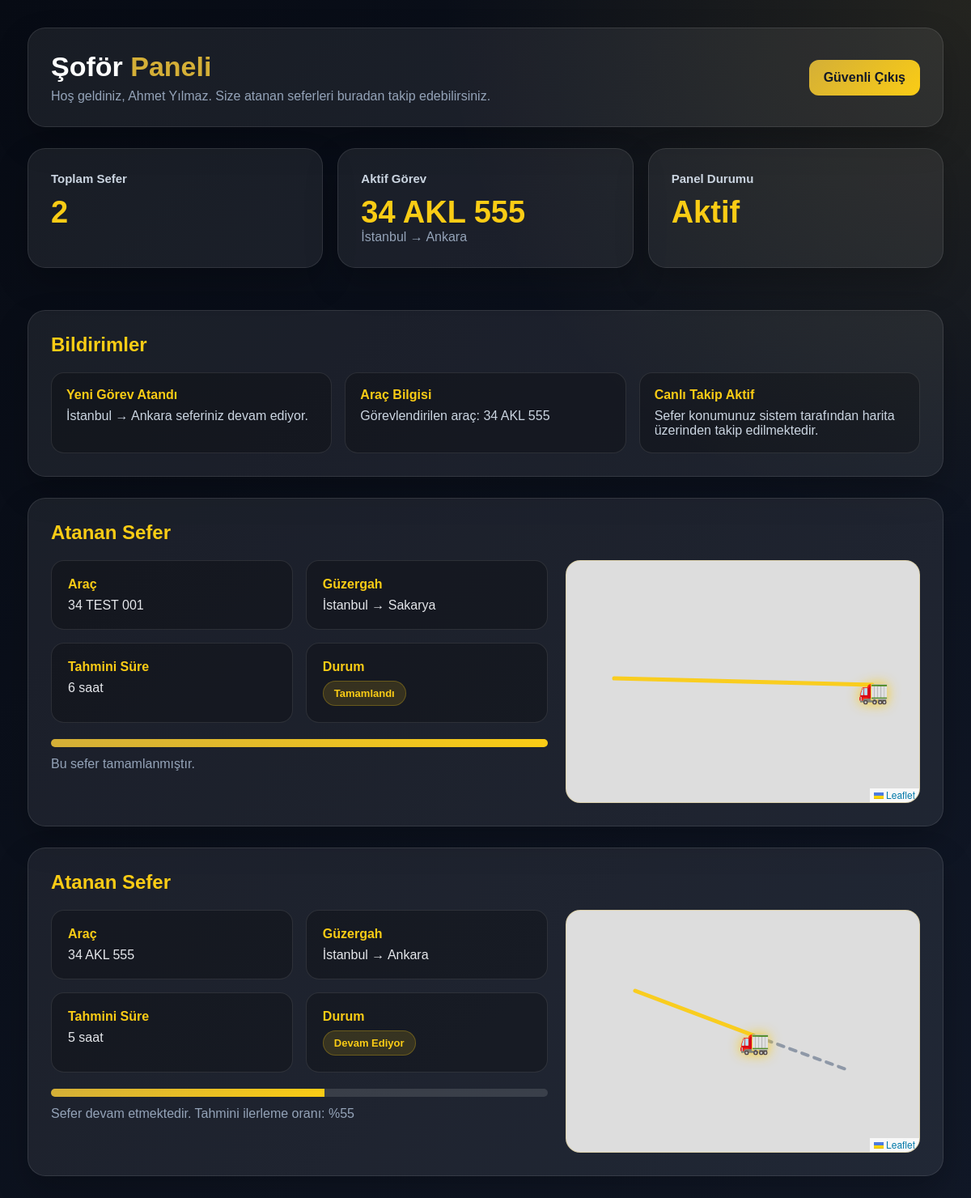
The page /sofor-panel/ (signed in) on the database its author committed.
### lojistik/models.py (models this page shows, shortened)
class Sofor(models.Model):
    user = models.OneToOneField(
        User,
        on_delete=models.CASCADE,
        null=True,
        blank=True
    )
    ad_soyad = models.CharField(max_length=100)
    telefon = models.CharField(max_length=20)
    ehliyet_no = models.CharField(max_length=30)

class Sefer(models.Model):
    arac = models.ForeignKey(Arac, on_delete=models.CASCADE)
    sofor = models.ForeignKey(Sofor, on_delete=models.CASCADE)
    cikis_noktasi = models.CharField(max_length=100)
    varis_noktasi = models.CharField(max_length=100)
    tahmini_sure = models.IntegerField()
    durum = models.CharField(max_length=30)

class Arac(models.Model):
    plaka = models.CharField(max_length=20)
    marka = models.CharField(max_length=50)
    model = models.CharField(max_length=50)
    durum = models.CharField(max_length=20)

### lojistik/views.py (the view)
# urls.py: path('sofor-panel/', views.sofor_panel, name='sofor_panel'),
@login_required
def sofor_panel(request):
    try:
        sofor = Sofor.objects.get(user=request.user)
    except Sofor.DoesNotExist:
        return redirect('/dashboard/')
    return render(request, 'sofor_panel.html', {
        'sofor': sofor,
        'seferler': Sefer.objects.filter(sofor=sofor)
    })

### lojistik/templates/sofor_panel.html (shortened to what this page needs)
<!DOCTYPE html>
<html lang="tr">
<head>
    <link rel="stylesheet" href="https://unpkg.com/leaflet/dist/leaflet.css">
</head>
<body>
<div class="page">
    <div class="topbar">
        <div>
            <h1>Şoför <span>Paneli</span></h1>
            <p>Hoş geldiniz, {{ sofor.ad_soyad }}. Size atanan seferleri buradan takip edebilirsiniz.</p>
        </div>
        <a class="logout" href="/sofor-cikis/">Güvenli Çıkış</a>
    </div>
    <div class="summary">
        <div class="summary-card">
            <h3>Toplam Sefer</h3>
            <p>{{ seferler|length }}</p>
        </div>
        <div class="summary-card">
    <h3>Aktif Görev</h3>
    {% for sefer in seferler %}
        {% if sefer.durum == "Devam Ediyor" %}
            <p>{{ sefer.arac.plaka }}</p>
            <span style="color:#94a3b8;">
                {{ sefer.cikis_noktasi }} → {{ sefer.varis_noktasi }}
            </span>
        {% endif %}
    {% empty %}
        <p>0</p>
    {% endfor %}
</div>
        <div class="summary-card">
            <h3>Panel Durumu</h3>
            <p>Aktif</p>
        </div>
    </div>
    <div class="notification-card">
    <h2>Bildirimler</h2>
    <div class="notifications">
        {% for sefer in seferler %}
            {% if sefer.durum == "Devam Ediyor" %}
                <div class="notice">
                    <strong>Yeni Görev Atandı</strong>
                    {{ sefer.cikis_noktasi }} → {{ sefer.varis_noktasi }} seferiniz devam ediyor.
                </div>
                <div class="notice">
                    <strong>Araç Bilgisi</strong>
                    Görevlendirilen araç: {{ sefer.arac.plaka }}
                </div>
                <div class="notice">
                    <strong>Canlı Takip Aktif</strong>
                    Sefer konumunuz sistem tarafından harita üzerinden takip edilmektedir.
                </div>
            {% endif %}
        {% endfor %}
    </div>
</div>
    {% for sefer in seferler %}
    <div class="card">
        <h2>Atanan Sefer</h2>
        <div class="sefer-layout">
            <div>
                <div class="info-grid">
                    <div class="info-box">
                        <strong>Araç</strong>
                        {{ sefer.arac.plaka }}
                    </div>
                    <div class="info-box">
                        <strong>Güzergah</strong>
                        {{ sefer.cikis_noktasi }} → {{ sefer.varis_noktasi }}
                    </div>
                    <div class="info-box">
                        <strong>Tahmini Süre</strong>
                        {{ sefer.tahmini_sure }} saat
                    </div>
                    <div class="info-box">
                        <strong>Durum</strong>
                        <span class="status">{{ sefer.durum }}</span>
                    </div>
                </div>
                <div class="progress">
                    {% if sefer.durum == "Tamamlandı" %}
                        <span style="width:100%;"></span>
                    {% else %}
                        <span style="width:55%;"></span>
                    {% endif %}
                </div>
                <p class="note">
                    {% if sefer.durum == "Tamamlandı" %}
                        Bu sefer tamamlanmıştır.
                    {% else %}
                        Sefer devam etmektedir. Tahmini ilerleme oranı: %55
                    {% endif %}
                </p>
            </div>
            <div>
                <div id="map{{ forloop.counter }}" class="mini-map"></div>
            </div>
        </div>
    </div>
    {% empty %}
    <div class="card">
        <h2>Atanmış Sefer Yok</h2>
        <p>Şu anda size atanmış aktif veya geçmiş bir sefer bulunmamaktadır.</p>
    </div>
    {% endfor %}
</div>
</body>
</html>

### lojistik/templates/sofor_panel.html (style rules this page uses)
* { box-sizing: border-box; }
body { margin: 0; font-family: Arial, sans-serif; background: #070b14; color: #e5e7eb; }
.page { min-height: 100vh; padding: 34px; background: radial-gradient(circle at top right, rgba(212,175,55,0.12), transparent 34%), linear-gradient(135deg, #070b14, #111827); }
.topbar, .card, .summary-card, .notification-card { background: rgba(255,255,255,0.07); padding: 28px; border-radius: 22px; margin-bottom: 26px; border: 1px solid rgba(255,255,255,0.10); box-shadow: 0 18px 40px rgba(0,0,0,0.22); }
.topbar { display: flex; justify-content: space-between; align-items: center; }
.topbar h1 { margin: 0; color: white; font-size: 34px; }
.topbar h1 span { color: #d4af37; }
.topbar p { color: #94a3b8; margin: 8px 0 0; }
.logout { color: #111827; background: linear-gradient(135deg, #d4af37, #facc15); padding: 13px 18px; border-radius: 12px; text-decoration: none; font-weight: 900; }
.summary { display: grid; grid-template-columns: repeat(3, 1fr); gap: 18px; margin-bottom: 26px; }
.summary-card h3 { margin: 0; color: #cbd5e1; font-size: 15px; }
.summary-card p { margin: 12px 0 0; font-size: 38px; font-weight: 900; color: #facc15; }
.notification-card h2, .card h2 { margin-top: 0; color: #facc15; }
.notifications { display: grid; grid-template-columns: repeat(3, 1fr); gap: 16px; }
.notice { background: rgba(0,0,0,0.25); border: 1px solid rgba(255,255,255,0.10); border-radius: 16px; padding: 18px; color: #cbd5e1; }
.notice strong { display: block; color: #facc15; margin-bottom: 8px; }
.sefer-layout { display: grid; grid-template-columns: 1.4fr 1fr; gap: 22px; align-items: stretch; }
.info-grid { display: grid; grid-template-columns: repeat(2, 1fr); gap: 16px; }
.info-box { background: rgba(0,0,0,0.25); padding: 20px; border-radius: 16px; border: 1px solid rgba(255,255,255,0.10); }
.info-box strong { display: block; color: #facc15; margin-bottom: 8px; }
.status { display: inline-block; padding: 7px 13px; border-radius: 20px; background: rgba(250,204,21,0.14); color: #facc15; border: 1px solid rgba(250,204,21,0.26); font-size: 13px; font-weight: bold; }
.progress { width: 100%; height: 10px; background: rgba(255,255,255,0.12); border-radius: 20px; overflow: hidden; margin-top: 20px; }
.progress span { display: block; height: 100%; background: linear-gradient(135deg, #d4af37, #facc15); }
.note { color: #94a3b8; margin-top: 12px; }
.mini-map { width: 100%; height: 300px; border-radius: 18px; overflow: hidden; border: 1px solid rgba(212,175,55,0.30); }

### rows shown on the page
Sofor: ad_soyad "Ahmet Yılmaz"
Sefer: arac.plaka "34 AKL 555", cikis_noktasi "İstanbul", varis_noktasi "Ankara", tahmini_sure "5", durum "Devam Ediyor", shows "Sefer devam etmektedir. Tahmini ilerleme oranı: %55"
Sefer: arac.plaka "34 TEST 001", cikis_noktasi "İstanbul", varis_noktasi "Sakarya", tahmini_sure "6", durum "Tamamlandı", shows "Bu sefer tamamlanmıştır."

### other values the page prints
{{ seferler|length }} "2"
